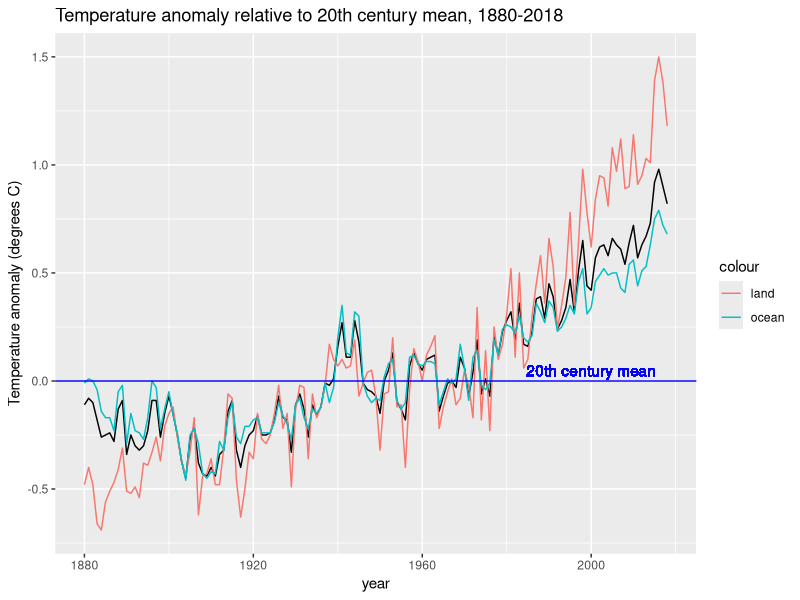

This chart was generated by the following R code:
library(tidyverse)
library(dslabs)
data(temp_carbon)
data(greenhouse_gases)
data(historic_co2)


p<-temp_carbon %>% filter(!is.na(temp_anomaly) & !is.na(ocean_anomaly) & !is.na(land_anomaly)) %>%ggplot(aes(year,temp_anomaly)) + geom_line() + geom_line(aes(year,land_anomaly,col="land")) + geom_line(aes(year,ocean_anomaly, col="ocean"))
p <- p + geom_hline(aes(yintercept = 0), col = "blue") + ylab("Temperature anomaly (degrees C)") +
  ggtitle("Temperature anomaly relative to 20th century mean, 1880-2018") +
  geom_text(aes(x = 2000, y = 0.05, label = "20th century mean"), col = "blue")
p
